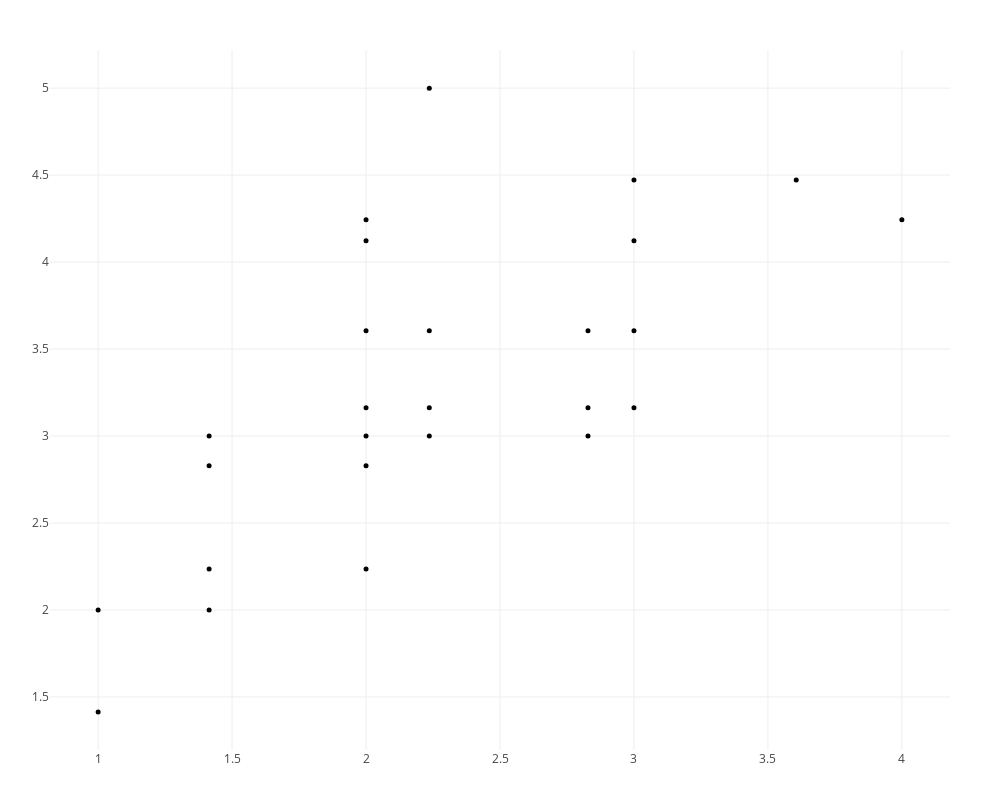

Notebook cell for this chart:
### Code cell
plotpersistencediagram_pjs(C,dim=1)

### Figure 1 — Plotly figure (JSON) as saved in the notebook; plotly's stock layout.template omitted (floating-point values rounded to 4 significant figures)
{"data": [{"hoverinfo": "x+y+text", "marker": {"color": "black", "size": 5}, "mode": "markers", "text": ["class/size  1/6, 2/6, 3/7, 4/7, 5/11, 124/15, 125/15, 127/10, 128/16, 129/10, 130/19", "class/size  6/4, 7/4, 8/4, 9/4, 10/4, 11/4, 12/4, 13/6, 14/4, 15/4, 16/4, 17/4, 18/4, 19/4, 20/4, 21/4, 22/4, 23/4, 24/4, 25/4, 26/4, 27/4, 28/4, 29/4, 30/4, 31/4, 32/6, 33/4, 34/4, 35/4, 36/4, 37/4, 38/4, 39/4, 40/4, 41/4, 42/4, 43/4, 44/4, 45/4, 46/4, 47/4, 48/4, 49/8, 50/4, 51/4, 52/4, 53/4, 54/6, 55/4, 56/4, 57/4, 58/4, 59/6, 60/4, 61/4, 62/8, 143/8, 144/6, 145/6, 146/6, 147/6, 148/6, 149/8, 150/6", "class/size  63/7, 64/6, 65/7, 66/4, 68/7, 69/6, 70/7, 71/8, 73/7, 74/14, 75/4, 76/5, 77/5", "class/size  67/10, 151/14", "class/size  72/17, 152/16", "class/size  78/8, 79/6, 80/4, 81/6, 82/5, 83/9, 84/10, 85/8, 86/8, 87/9, 88/7, 89/7, 90/6, 91/7, 92/13, 94/6, 95/13, 97/8, 98/6, 100/9, 101/9, 102/11, 103/7, 104/17, 105/6, 107/4, 108/8, 109/5, 110/6, 111/6, 112/6, 113/9, 114/8, 115/4, 154/8, 156/16, 161/5", "class/size  93/8, 99/17", "class/size  96/11, 106/12, 155/18, 159/37", "class/size  116/14, 118/12, 119/8, 121/10, 122/17, 163/41", "class/size  117/18, 120/23, 123/28, 171/33", "class/size  126/14, 165/19", "class/size  131/13, 138/23", "class/size  132/11, 133/13, 134/27, 135/15, 136/17, 137/7, 139/6", "class/size  140/26", "class/size  141/25", "class/size  142/15", "class/size  153/17", "class/size  157/27, 172/17", "class/size  158/23, 160/23", "class/size  162/25", "class/size  164/52", "class/size  166/27", "class/size  167/70", "class/size  168/8", "class/size  169/58", "class/size  170/27"], "textfont": {"family": "Raleway, sans-serif"}, "textposition": "top center", "type": "scatter", "x": [2.828, 1, 1.414, 1.414, 1.414, 2, 2, 2, 2.236, 2.236, 2.828, 3, 3, 3, 3.606, 4, 1.414, 2, 2, 2.236, 2.236, 2.828, 3, 1, 2, 2], "y": [3, 1.414, 2, 2.236, 3, 2.236, 2.828, 3, 3, 3.162, 3.162, 3.606, 3.162, 4.472, 4.472, 4.243, 2.828, 3.606, 3.162, 3.606, 5, 3.606, 4.123, 2, 4.243, 4.123]}, {"hoverinfo": "x+text", "marker": {"color": "red", "size": 6}, "mode": "markers", "text": [], "textfont": {"family": "Raleway, sans-serif"}, "textposition": "top center", "type": "scatter", "x": [], "y": []}], "layout": {"height": 800, "hovermode": "closest", "margin": {"b": 50, "l": 50, "r": 50, "t": 50}, "scene": {"aspectmode": "manual", "aspectratio": {"x": 1, "y": 1.195}}, "showlegend": false, "width": 1000}}
